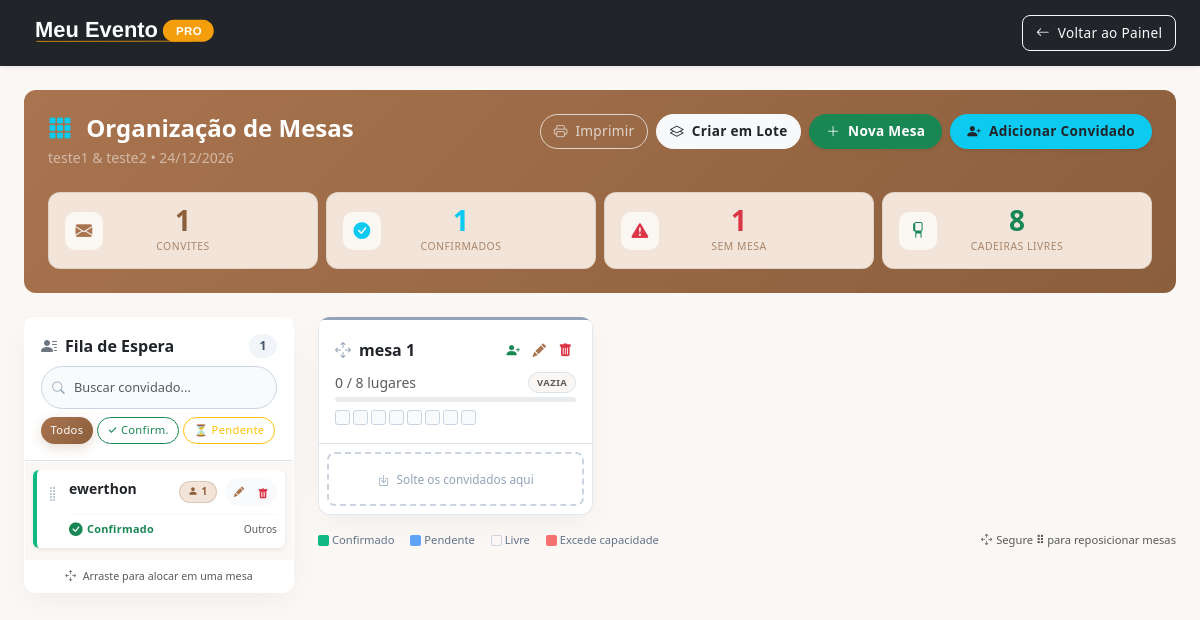
The app's page /organizar_mesas.php?id=6 (signed in) with its own data.
### tables this page shows
CREATE TABLE `eventos` (
  `id` int(11) NOT NULL,
  `cliente_id` int(11) NOT NULL,
  `data_evento` date NOT NULL,
  `hora_evento` time DEFAULT NULL,
  `tipo_ceremonia` enum('Igreja','Salão') NOT NULL,
  `local_ceremonia` varchar(255) NOT NULL,
  `tem_recepcao` tinyint(1) DEFAULT 0,
  `local_recepcao` varchar(255) DEFAULT NULL,
  `tipo_assessoria` enum('Básica','Completa') NOT NULL,
  `local_cerimonia` varchar(255) DEFAULT NULL,
  `tem_festa` tinyint(1) DEFAULT 0,
  `local_festa` varchar(255) DEFAULT NULL,
  `foto_casal` varchar(255) DEFAULT NULL,
  `foto_casal_ativa` tinyint(1) NOT NULL DEFAULT 0,
  `cor_convite` varchar(7) DEFAULT NULL
);

CREATE TABLE `clientes` (
  `id` int(11) NOT NULL,
  `nome` varchar(150) NOT NULL,
  `cpf` varchar(14) DEFAULT NULL,
  `rg` varchar(20) DEFAULT NULL,
  `contato` varchar(20) DEFAULT NULL,
  `email` varchar(100) NOT NULL,
  `telefone` varchar(20) DEFAULT NULL,
  `endereco` text DEFAULT NULL,
  `data_cadastro` timestamp NOT NULL DEFAULT current_timestamp(),
  `senha` varchar(255) DEFAULT '123456',
  `ultimo_login` datetime DEFAULT current_timestamp()
);

CREATE TABLE `convidados` (
  `id` int(11) NOT NULL,
  `evento_id` int(11) NOT NULL,
  `nome` varchar(150) NOT NULL,
  `categoria` varchar(50) DEFAULT 'Outros',
  `acompanhantes` varchar(255) DEFAULT NULL,
  `filhos` varchar(255) DEFAULT NULL,
  `faixa_etaria` varchar(50) NOT NULL DEFAULT 'Adulto (11+ anos)',
  `telefone` varchar(20) DEFAULT NULL,
  `confirmado` tinyint(1) DEFAULT 0,
  `data_confirmacao` datetime DEFAULT NULL,
  `mesa_id` int(11) DEFAULT NULL,
  `nomes_acompanhantes` varchar(255) DEFAULT NULL,
  `idades_filhos` varchar(255) DEFAULT NULL,
  `resposta_rsvp` varchar(20) DEFAULT NULL,
  `mensagem_rsvp` text DEFAULT NULL
);

CREATE TABLE `mesas` (
  `id` int(11) NOT NULL,
  `evento_id` int(11) NOT NULL,
  `nome` varchar(100) NOT NULL,
  `capacidade` int(11) NOT NULL DEFAULT 8,
  `ordem` int(11) DEFAULT 0
);

### organizar_mesas.php (the view, shortened to what the rows shown need)
<?php
$eh_noivos = ($_SESSION['usuario_tipo'] === 'noivos');
require_once 'conexao.php';
if ($eh_noivos) {
    $evento_id = (int)($_SESSION['evento_id'] ?? 0);
    if (!$evento_id) { header("Location: index.php"); exit; }
} else {
    $evento_id = filter_input(INPUT_GET, 'id', FILTER_VALIDATE_INT);
}
try {
    $pdo->exec("CREATE TABLE IF NOT EXISTS mesas (
        id INT AUTO_INCREMENT PRIMARY KEY,
        evento_id INT NOT NULL,
        nome VARCHAR(100) NOT NULL,
        capacidade INT NOT NULL DEFAULT 8,
        ordem INT DEFAULT 0
    )");
} catch (PDOException $e) {}
$schema_checks = [
    "SELECT mesa_id FROM convidados LIMIT 1"             => "ALTER TABLE convidados ADD COLUMN mesa_id INT NULL",
    "SELECT nomes_acompanhantes FROM convidados LIMIT 1" => "ALTER TABLE convidados ADD COLUMN nomes_acompanhantes VARCHAR(255) NULL",
    "SELECT idades_filhos FROM convidados LIMIT 1"       => "ALTER TABLE convidados ADD COLUMN idades_filhos VARCHAR(255) NULL",
    "SELECT ordem FROM mesas LIMIT 1"                   => "ALTER TABLE mesas ADD COLUMN ordem INT DEFAULT 0",
];
foreach ($schema_checks as $check => $alter) {
    try { $pdo->query($check); } catch (Exception $e) { try { $pdo->exec($alter); } catch (Exception $x) {} }
}
$stmt = $pdo->prepare("
    SELECT e.data_evento, c.nome
    FROM eventos e
    INNER JOIN clientes c ON e.cliente_id = c.id
    WHERE e.id = ?
");
$stmt->execute([$evento_id]);
$evento = $stmt->fetch();
$stmtM = $pdo->prepare("SELECT * FROM mesas WHERE evento_id = ? ORDER BY ordem ASC, id ASC");
$stmtM->execute([$evento_id]);
$lista_mesas = $stmtM->fetchAll(PDO::FETCH_ASSOC);
$stmtC = $pdo->prepare("
    SELECT id, nome, telefone, categoria, acompanhantes, filhos, confirmado,
           mesa_id, nomes_acompanhantes, idades_filhos
    FROM convidados WHERE evento_id = ? ORDER BY nome ASC
");
$stmtC->execute([$evento_id]);
$todos = $stmtC->fetchAll(PDO::FETCH_ASSOC);
$sem_mesa = $na_mesa = [];
$total_alocados = $total_cap = $total_conf = 0;
foreach ($todos as $c) {
    $c['lugares'] = 1 + (int)$c['acompanhantes'] + (int)$c['filhos'];
    if ($c['mesa_id']) {
        $na_mesa[$c['mesa_id']][] = $c;
        $total_alocados += $c['lugares'];
    } else {
        $sem_mesa[] = $c;
    }
}
?>
<!DOCTYPE html>
<html lang="pt-br">
<head>
  <link href="https://cdn.jsdelivr.net/npm/bootstrap@5.3.0/dist/css/bootstrap.min.css" rel="stylesheet">
  <link rel="stylesheet" href="https://cdn.jsdelivr.net/npm/bootstrap-icons@1.11.0/font/bootstrap-icons.css">
  <link rel="stylesheet" href="css/estilo.css?v=8">
</head>
<body>
<div class="container-fluid px-3 px-lg-4 py-4">
  <div class="hdr p-4 mb-4 no-print">
    <div class="d-flex flex-wrap justify-content-between align-items-start gap-3">
      <div class="titulo-mesas-wrap">
        <h4 class="fw-bold text-white mb-1">
          <i class="bi bi-grid-3x3-gap-fill text-info me-2"></i> Organização de Mesas
        </h4>
        <p class="text-white opacity-50 mb-0 small">
          <?= htmlspecialchars($evento['nome']) ?> &bull; <?= date('d/m/Y', strtotime($evento['data_evento'])) ?>
        </p>
      </div>
    </div>
  </div>
  <div class="row g-4">
    <div class="col-lg-4 col-xl-3" id="col-fila">
      <div class="card border-0 shadow-sm d-flex flex-column h-100" style="border-radius:var(--radius);">
        <div class="card-body p-0 scroll-g bg-light flex-grow-1">
          <div class="sortable-area p-2" data-mesa-id="0" id="lista-espera" style="min-height: 80px;">
            <?php foreach ($sem_mesa as $c): $sc = $c['confirmado'] ? 'confirmado' : 'pendente'; ?>
            <div class="list-group-item bg-white rounded-2 shadow-sm conv-item <?= $sc ?> p-2 mb-1 border-0"
                 data-conv-id="<?= $c['id'] ?>"
                 data-nome="<?= strtolower(htmlspecialchars($c['nome'])) ?>"
                 data-status="<?= $sc ?>"
                 data-lugares="<?= $c['lugares'] ?>">
              <div class="d-flex align-items-start gap-2">
                <i class="bi bi-grip-vertical drag-guest flex-shrink-0 mt-1"></i>
                <div class="flex-grow-1 min-w-0">
                  <div class="d-flex justify-content-between align-items-start gap-1">
                    <span class="fw-semibold small text-dark text-truncate" title="<?= htmlspecialchars($c['nome']) ?>">
                      <?= htmlspecialchars($c['nome']) ?>
                    </span>
                    <div class="d-flex align-items-center gap-2 flex-shrink-0 no-print">
                      <span class="badge bg-primary bg-opacity-10 text-primary border border-primary border-opacity-25 rounded-pill" style="font-size:.62rem;">
                        <i class="bi bi-person-fill"></i> <?= $c['lugares'] ?>
                      </span>
                      <div class="d-flex align-items-center gap-1 conv-actions">
                        <button type="button" class="btn-icon-conv text-primary btn-edit-convidado"
                                title="Editar convidado"
                                data-id="<?= $c['id'] ?>"
                                data-nome="<?= htmlspecialchars($c['nome'], ENT_QUOTES, 'UTF-8') ?>"
                                data-telefone="<?= htmlspecialchars($c['telefone'] ?? '', ENT_QUOTES, 'UTF-8') ?>"
                                data-categoria="<?= htmlspecialchars($c['categoria'], ENT_QUOTES, 'UTF-8') ?>"
                                data-acompanhantes="<?= (int)$c['acompanhantes'] ?>"
                                data-nomes-acompanhantes="<?= htmlspecialchars($c['nomes_acompanhantes'] ?? '', ENT_QUOTES, 'UTF-8') ?>"
                                data-filhos="<?= (int)$c['filhos'] ?>"
                                data-idades-filhos="<?= htmlspecialchars($c['idades_filhos'] ?? '', ENT_QUOTES, 'UTF-8') ?>"
                                data-bs-toggle="modal" data-bs-target="#modalEditConvidado">
                          <i class="bi bi-pencil-fill"></i>
                        </button>
                        <form method="POST" class="m-0 form-excluir-convidado">
                          <button type="submit" class="btn-icon-conv text-danger" title="Excluir convidado">
                            <i class="bi bi-trash-fill"></i>
                          </button>
                        </form>
                      </div>
                    </div>
                  </div>
                  <div class="d-flex align-items-center justify-content-between mt-2 pt-1 border-top border-light" style="font-size:.64rem;">
                    <form method="POST" class="m-0 no-print form-confirmar">
                      <button type="submit" class="btn btn-sm p-0 border-0 bg-transparent d-flex align-items-center gap-1 btn-acao-convidado"
                              title="<?= $c['confirmado'] ? 'Mudar para Pendente' : 'Confirmar Presença' ?>">
                        <i class="bi <?= $c['confirmado'] ? 'bi-check-circle-fill text-success' : 'bi-circle text-warning' ?>" style="font-size:.85rem;"></i>
                        <span class="fw-semibold <?= $c['confirmado'] ? 'text-success' : 'text-warning' ?>" style="font-size:.68rem;">
                          <?= $c['confirmado'] ? 'Confirmado' : 'Pendente' ?>
                        </span>
                      </button>
                    </form>
                    <span class="text-muted text-truncate" style="max-width:45%;" title="<?= htmlspecialchars($c['categoria']) ?>"><?= htmlspecialchars($c['categoria'] ?: 'Sem categoria') ?></span>
                  </div>
                </div>
              </div>
            </div>
            <?php endforeach; ?>
          </div>
        </div>
      </div>
    </div>
    <div class="col-lg-8 col-xl-9" id="mesas-container">
      <?php if (empty($lista_mesas)): ?>
        <div class="card border-0 shadow-sm text-center" style="border-radius:var(--radius);">
          <div class="card-body py-5">
            <div class="bg-primary bg-opacity-10 rounded-circle d-inline-flex align-items-center justify-content-center mb-4" style="width:80px;height:80px;">
              <i class="bi bi-table fs-2 text-primary"></i>
            </div>
            <h5 class="fw-bold">Nenhuma mesa criada ainda</h5>
            <p class="text-muted small mb-4">Crie as mesas do salão para começar a organizar seus convidados.</p>
            <div class="d-flex justify-content-center gap-2 flex-wrap no-print">
              <button class="btn btn-outline-primary rounded-pill px-4" data-bs-toggle="modal" data-bs-target="#modalLote"><i class="bi bi-layers me-1"></i> Criar em Lote</button>
              <button class="btn btn-primary rounded-pill px-4" data-bs-toggle="modal" data-bs-target="#modalAdd"><i class="bi bi-plus-lg me-1"></i> Criar Primeira Mesa</button>
            </div>
          </div>
        </div>
      <?php else: ?>
        <div class="row row-cols-1 row-cols-sm-2 row-cols-xl-3 g-3" id="grid-mesas">
          <?php foreach ($lista_mesas as $mesa):
            $mid  = $mesa['id'];
            $cap  = (int)$mesa['capacidade'];
            $cvs  = $na_mesa[$mid] ?? [];
            $ocup = $conf_ocup = 0;
            $pend_ocup = $ocup - $conf_ocup;
            $pct = $cap > 0 ? min(($ocup / $cap) * 100, 100) : 0;
            if ($ocup === 0)              { $sc = 's-empty'; $barC = 'bg-secondary'; }
            elseif ($ocup < $cap * .75)   { $sc = 's-ok';    $barC = 'bg-success'; }
            elseif ($ocup <= $cap)        { $sc = 's-warn';  $barC = 'bg-warning'; }
            else                          { $sc = 's-over';  $barC = 'bg-danger'; }
          ?>
          <div class="col mesa-col" data-mesa-id="<?= $mid ?>">
            <div class="card border-0 shadow-sm mesa-card <?= $sc ?> h-100 d-flex flex-column">
              <div class="card-header bg-white border-bottom p-3">
                <div class="d-flex justify-content-between align-items-center">
                  <h6 class="fw-bold mb-0 text-dark d-flex align-items-center gap-2 min-w-0">
                    <i class="bi bi-arrows-move drag-mesa flex-shrink-0" title="Arraste para reposicionar"></i>
                    <span class="text-truncate"><?= htmlspecialchars($mesa['nome']) ?></span>
                  </h6>
                  <div class="d-flex gap-1 flex-shrink-0 no-print">
                    <button type="button" class="btn btn-sm text-success p-1 border-0 bg-transparent btn-add-guest"
                            title="Adicionar convidado nesta mesa"
                            data-id="<?= $mid ?>"
                            data-nome="<?= htmlspecialchars($mesa['nome']) ?>"
                            data-bs-toggle="modal" data-bs-target="#modalAddGuest">
                      <i class="bi bi-person-plus-fill"></i>
                    </button>
                    <button type="button" class="btn btn-sm text-primary p-1 border-0 bg-transparent btn-edit"
                            title="Editar mesa" data-id="<?= $mid ?>" data-nome="<?= htmlspecialchars($mesa['nome']) ?>" data-cap="<?= $cap ?>" data-bs-toggle="modal" data-bs-target="#modalEdit">
                      <i class="bi bi-pencil-fill"></i>
                    </button>
                    <form method="POST" class="d-inline form-excluir">
                      <button type="submit" class="btn btn-sm text-danger p-1 border-0 bg-transparent" title="Excluir mesa"><i class="bi bi-trash-fill"></i></button>
                    </form>
                  </div>
                </div>
                <div class="mt-2">
                  <div class="d-flex justify-content-between align-items-center mb-1">
                    <small class="text-muted"><?= $ocup ?> / <?= $cap ?> lugares</small>
                    <?php if ($ocup > $cap): ?><span class="badge bg-danger-subtle text-danger rounded-pill" style="font-size:.59rem;">+<?= $ocup - $cap ?> EXCEDE</span>
                    <?php elseif ($ocup === $cap): ?><span class="badge bg-warning-subtle text-dark rounded-pill" style="font-size:.59rem;">LOTADA</span>
                    <?php elseif ($ocup === 0): ?><span class="badge bg-light text-muted border rounded-pill" style="font-size:.59rem;">VAZIA</span>
                    <?php else: ?><span class="badge bg-success-subtle text-success rounded-pill" style="font-size:.59rem;"><?= $cap - $ocup ?> livres</span>
                    <?php endif; ?>
                  </div>
                  <div class="progress mb-2" style="height: 5px; border-radius: 4px;"><div class="progress-bar <?= $barC ?>" role="progressbar" style="width: <?= $pct ?>%;"></div></div>
                  <div class="chairs">
                    <?php $total_shown = min($cap, 32); for ($i = 0; $i < $total_shown; $i++):
                        if ($i < $conf_ocup) $cc = 'conf'; elseif ($i < $conf_ocup + $pend_ocup) $cc = 'pend'; else $cc = '';
                    ?>
                    <div class="ch <?= $cc ?>"></div>
                    <?php endfor; ?>
                  </div>
                </div>
              </div>
              <div class="card-body p-2 flex-grow-1 scroll-m">
                <div class="sortable-area" data-mesa-id="<?= $mid ?>" style="min-height: 44px;">
                  <?php if (empty($cvs)): ?><div class="drop-empty msg-vazia-estatica"><i class="bi bi-box-arrow-in-down me-1"></i> Solte os convidados aqui</div><?php endif; ?>
                </div>
              </div>
            </div>
          </div>
          <?php endforeach; ?>
        </div>
      <?php endif; ?>
    </div>
  </div>
</div>
</body>
</html>

### records on screen
eventos: cliente.nome "teste1 & teste2", data_evento "24/12/2026"
convidados: nome "ewerthon", confirmado "1", shows "Confirmado", categoria "Outros"
mesas: nome "mesa 1", ocup "0", capacidade "8", shows "VAZIA"

### other values on screen
$total_conv "1"
$total_conf "1"
count($sem_mesa) "1"
$total_livres "8"
